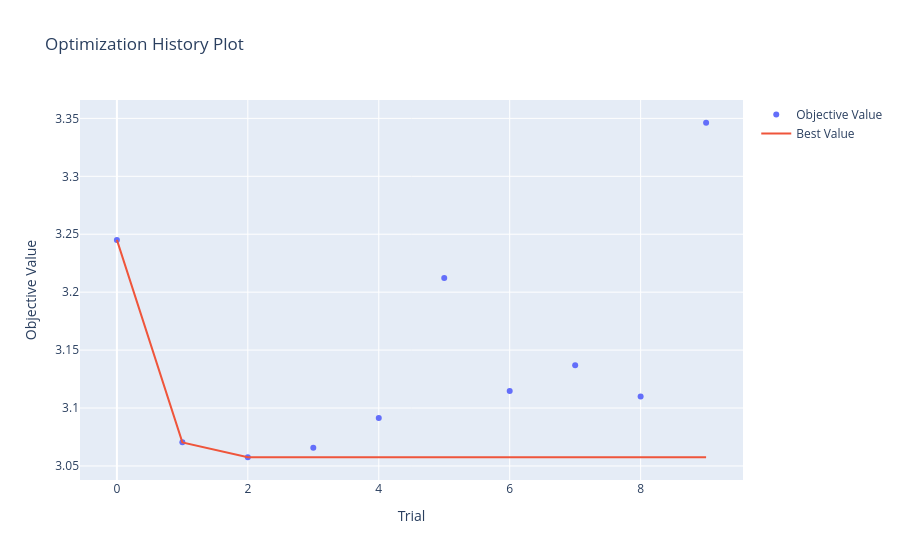

Notebook code for this chart:
### Code cell
fig_history.show()

### Figure 1 — Plotly figure (JSON) as saved in the notebook; plotly's stock layout.template omitted (floating-point values rounded to 4 significant figures)
{"data": [{"mode": "markers", "name": "Objective Value", "type": "scatter", "x": [0, 1, 2, 3, 4, 5, 6, 7, 8, 9], "y": [3.245, 3.07, 3.058, 3.066, 3.091, 3.212, 3.115, 3.137, 3.11, 3.346]}, {"mode": "lines", "name": "Best Value", "type": "scatter", "x": [0, 1, 2, 3, 4, 5, 6, 7, 8, 9], "y": [3.245, 3.07, 3.058, 3.058, 3.058, 3.058, 3.058, 3.058, 3.058, 3.058]}, {"marker": {"color": "#cccccc"}, "mode": "markers", "name": "Infeasible Trial", "showlegend": false, "type": "scatter", "x": [], "y": []}], "layout": {"title": {"text": "Optimization History Plot"}, "xaxis": {"title": {"text": "Trial"}}, "yaxis": {"title": {"text": "Objective Value"}}}}
